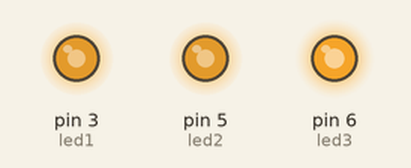
Recording of a sketch running on a simulated Arduino Uno, built with avr-gcc and run on an emulated ATmega328P. On the bench: output pins drawn as LEDs (lit = HIGH). Random numbers use the default seed unless the sketch sets one.

Above: at 0.37 s.
At 7.48 s:
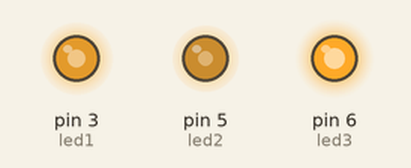
At 10.59 s:
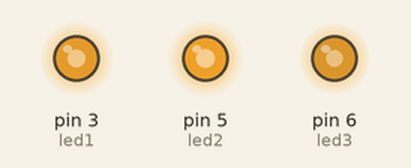
At 21.12 s:
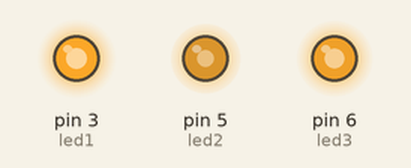
At 28.18 s:
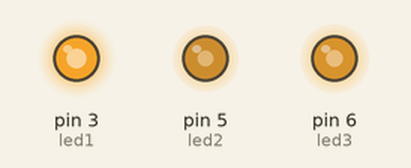
At 39.32 s:
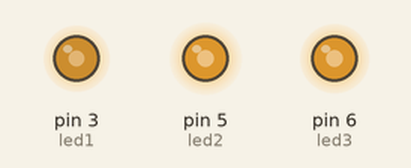
Timing chart, 0 to 40.0 s (numbered marks = the images above):
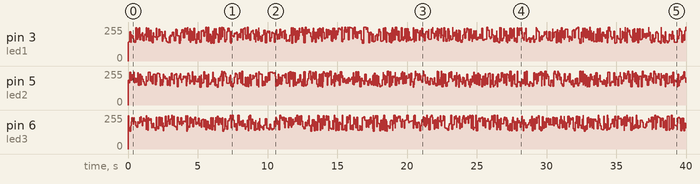

The sketch:

EfectoFuego.ino
```cpp
/*
  Efecto fuego
 */

int led1=3;
int led2=5;
int led3=6;

void setup() {
  pinMode(led1, OUTPUT);
  pinMode(led2, OUTPUT);
  pinMode(led3, OUTPUT);
}

void loop() {
  analogWrite(led1, 135+random(120));
  analogWrite(led2, 135+random(120));
  analogWrite(led3, 135+random(120));

  delay(random(100));
}
```
